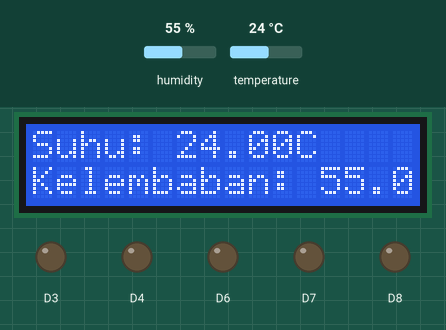
This sketch was run on a simulated ESP8266 (NodeMCU). Parts: 16×2 character LCD, output pins drawn as LEDs (lit = HIGH). The test bench sets the inputs (shaded band); at power-on: humidity 55 %, temperature 24 °C. WiFi joins after 1.5 s; servers stay silent unless stated; no MQTT or app messages arrive unless stated; what the sketch prints to the serial monitor is not drawn.

Above: at 2.7 s.
2.8 s: humidity set to 22 %
At 6.9 s:
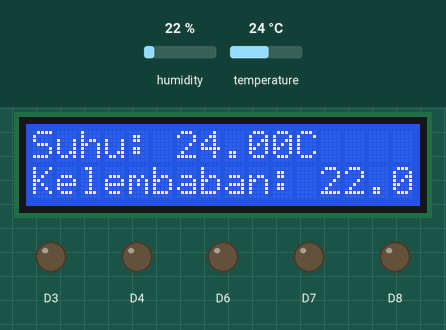
7.5 s: temperature set to 12 °C
At 11.1 s:
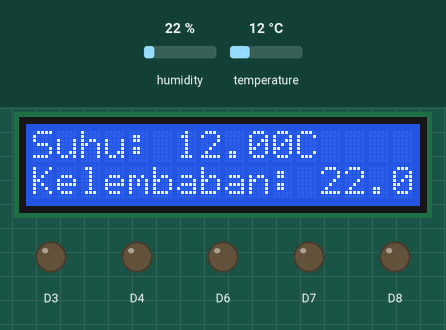
13.0 s: humidity set to 40 %
At 15.2 s:
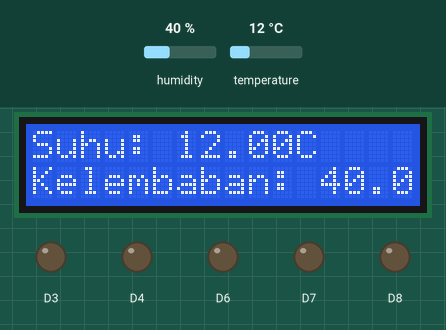
15.5 s: temperature set to 19 °C
At 18.5 s:
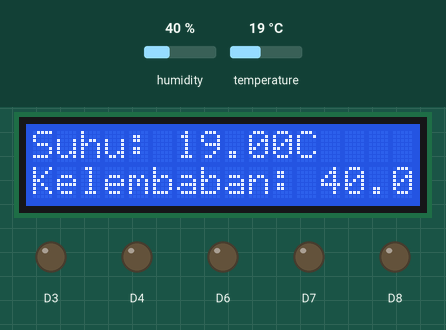
Timing chart, 0 to 20.0 s (numbered marks = the images above; inputs shaded):
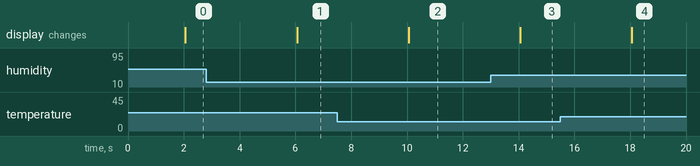

The sketch:

esp8266_suhu_kelembaban_led.ino
```cpp
#include <ESP8266WiFi.h>
#include <PubSubClient.h>
#include <Wire.h>
#include <ArduinoJson.h>
#include <LiquidCrystal_I2C.h>
#include <DHT.h>

// Konfigurasi sensor DHT11
#define DHTPIN D5
#define DHTTYPE DHT11
DHT dht(DHTPIN, DHTTYPE);

const char* myNim = "G.231.20.0136";

// Konfigurasi LCD
LiquidCrystal_I2C lcd(0x27, 16, 2);

// Konfigurasi WiFi dan MQTT Broker
const char* ssid = "Yans Rice Bowl";
const char* password = "sambelijo";
const char* mqtt_server = "usm.revolusi-it.com";
const char* user_mqtt = "usm";
const char* pass_mqtt = "usmjaya24";
const char* topik = "test/test";

WiFiClient espClient;
PubSubClient client(espClient);
String messages;

// Function callback ketika menerima pesan dari MQTT server
void callback(char* topic, byte* payload, unsigned int length) {
    Serial.print("Pesan dari MQTT [");
    Serial.print(topic);
    Serial.print("] ");

    StaticJsonDocument<256> doc;
    DeserializationError error = deserializeJson(doc, payload, length);

    if (error) {
        Serial.print("deserializeJson() failed: ");
        Serial.println(error.c_str());
        return;
    }

    const char* nim = doc["nim"];
    const char* messages = doc["messages"];


    // unsigned long start = millis();
    if (String(nim) == myNim) {
        if (String(messages) == "D3=1") { digitalWrite(D3, HIGH); }
        if (String(messages) == "D4=1") { digitalWrite(D4, HIGH); }
        if (String(messages) == "D6=1") { digitalWrite(D6, HIGH); }
        if (String(messages) == "D7=1") { digitalWrite(D7, HIGH); }
        if (String(messages) == "D8=1") { digitalWrite(D8, HIGH); }

        if (String(messages) == "D3=0") { digitalWrite(D3, LOW); }
        if (String(messages) == "D4=0") { digitalWrite(D4, LOW); }
        if (String(messages) == "D6=0") { digitalWrite(D6, LOW); }
        if (String(messages) == "D7=0") { digitalWrite(D7, LOW); }
        if (String(messages) == "D8=0") { digitalWrite(D8, LOW); }
    } else {
        Serial.println("LED tidak bisa dikontrol, NIM harus sesuai!");
    }

     Serial.println("");
     Serial.print("NIM: ");
     Serial.print(nim);
     Serial.print(" Messages: ");
     Serial.println(messages);

}

void reconnect() {
    // Looping sampai terkoneksi ke MQTT server
    while (!client.connected()) {
        Serial.println("Menghubungkan ke MQTT Server...");

        // Mencoba menghubungkan ke MQTT server
        if (client.connect(myNim, user_mqtt, pass_mqtt)) {
            Serial.println("Terhubung ke MQTT server " + String(mqtt_server));
            // Berlangganan ke topik
            client.subscribe(topik);
        } else {
            Serial.print("Failed, rc=");
            Serial.print(client.state());
            Serial.println(" coba lagi dalam 5 detik...");
            delay(5000);
        }
    }
}

void konek_wifi() {
    delay(10);
    Serial.println();

    WiFi.begin(ssid, password);

    Serial.print("Menyambungkan ke WiFi");

    while (WiFi.status() != WL_CONNECTED) {
        delay(500);
        Serial.print(".");
    }

    Serial.println("");
    Serial.print("Berhasil terhubung ke WiFi ");
    Serial.println(ssid);
    Serial.print("IP address: ");
    Serial.println(WiFi.localIP());
}

// Fungsi untuk mengirim data sensor ke MQTT server
void publishData(float temperature, float humidity) {
    StaticJsonDocument<256> doc;
    doc["nim"] = myNim;
    doc["suhu"] = temperature;
    doc["kelembaban"] = humidity;

    char buffer[256];
    size_t n = serializeJson(doc, buffer);

    Serial.print("Publishing data: ");
    Serial.println(buffer);

    client.publish(topik, buffer, n);
}

// Fungsi untuk inisialisasi pin
void initPins() {
    pinMode(D1, OUTPUT);
    pinMode(D2, OUTPUT);
    pinMode(D3, OUTPUT);
    pinMode(D4, OUTPUT);
    pinMode(D5, OUTPUT);
    pinMode(D6, OUTPUT);
    pinMode(D7, OUTPUT);
    pinMode(D8, OUTPUT);
}

void setup() {

    // Memulai komunikasi ke serial monitor
    Serial.begin(9600);
    Wire.begin(D1, D2); // Aktivasi D1 dan D2 sbg pin I2C
    lcd.begin(16, 2);
    lcd.backlight();

    // menjalankan sensor DHT11
    dht.begin();

    client.setServer(mqtt_server, 1883);
    client.setCallback(callback);

    // Inisialisasi pin
    initPins();

    // Menghubungkan ke WiFi
    konek_wifi();
}

void loop() {
    // Cek koneksi WiFi
    if (WiFi.status() != WL_CONNECTED) {
        konek_wifi();
    }

    // Cek koneksi ke MQTT server
    if (!client.connected()) {
        reconnect();
    }

    client.loop();

    static unsigned long lastPublishTime = 0;
    // cek data suhu dan kelembaban akan dipublish setiap 2 detik
    if (millis() - lastPublishTime >= 2000) {
        lastPublishTime = millis();
        float h = dht.readHumidity();
        float t = dht.readTemperature();

        // Cek jika DHT 11 tidak mendeteksi suhu dan kelembaban
        if (isnan(t) || isnan(h)) {
            Serial.println("Gagal membaca suhu dan kelembaban dari sensor DHT!");
            return;
        }

        // Menampilkan suhu dan kelembaban di LCD display
        lcd.setCursor(0, 0);
        lcd.print("Suhu: " + String(t) + "C");
        lcd.setCursor(0, 1);
        lcd.print("Kelembaban: " + String(h) + "%");

        // Publish suhu dan kelembaban ke MQTT server
        publishData(t, h);
    }
}
```

Measured:
- after the input at 2.8 s, the display: changes after 3.3 s (image 1)
- after the input at 7.5 s, the display: changes after 2.6 s (image 2)
- after the input at 13.0 s, the display: changes after 1.1 s (image 3)
- after the input at 15.5 s, the display: changes after 2.6 s (image 4)
